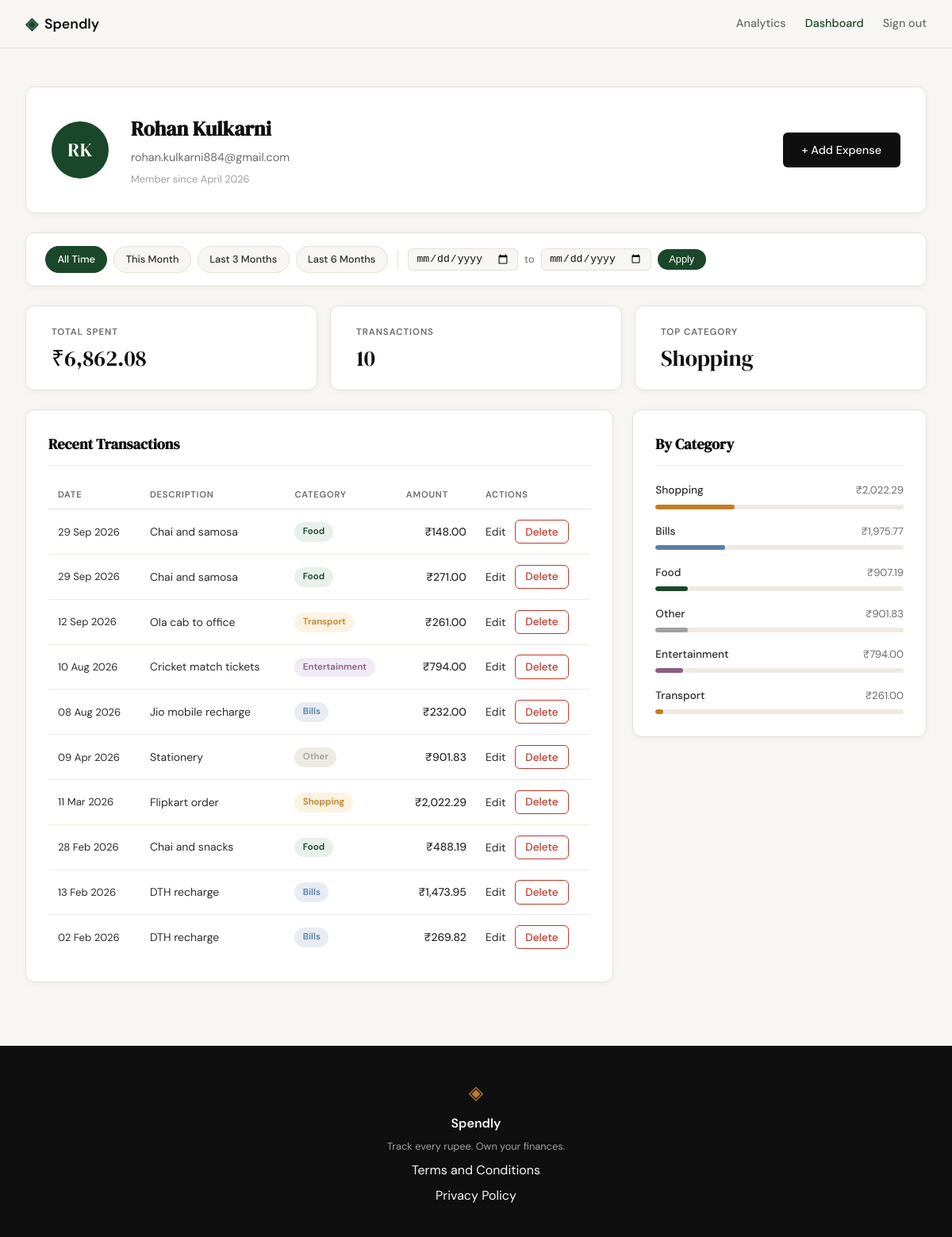
Screenshot of /profile (signed in) with the database file from the repository.
### tables this page shows
CREATE TABLE users (
            id            INTEGER PRIMARY KEY AUTOINCREMENT,
            name          TEXT    NOT NULL,
            email         TEXT    UNIQUE NOT NULL,
            password_hash TEXT    NOT NULL,
            created_at    TEXT    DEFAULT (datetime('now'))
        );

CREATE TABLE expenses (
            id          INTEGER PRIMARY KEY AUTOINCREMENT,
            user_id     INTEGER NOT NULL REFERENCES users(id),
            amount      REAL    NOT NULL,
            category    TEXT    NOT NULL,
            date        TEXT    NOT NULL,
            description TEXT,
            created_at  TEXT    DEFAULT (datetime('now'))
        );

### app.py (the view)
@app.route("/profile")
def profile():
    if not session.get("user_id"):
        return redirect(url_for("login"))
    uid = session["user_id"]
    today = date.today()
    date_from = _parse_date(request.args.get("date_from"))
    date_to = _parse_date(request.args.get("date_to"))
    if date_from and date_to and date_from > date_to:
        flash("Start date must be before end date.", "error")
        date_from = date_to = None
    today_str = today.isoformat()
    this_month_from = today.replace(day=1).isoformat()
    this_month_to = today.replace(
        day=calendar.monthrange(today.year, today.month)[1]
    ).isoformat()
    presets = {
        "this_month": {"date_from": this_month_from, "date_to": this_month_to},
        "last_3": {"date_from": _months_ago(today, 3), "date_to": today_str},
        "last_6": {"date_from": _months_ago(today, 6), "date_to": today_str},
    }
    return render_template(
        "profile.html",
        user=get_user_by_id(uid),
        stats=get_summary_stats(uid, date_from, date_to),
        expenses=get_recent_transactions(uid, date_from=date_from, date_to=date_to),
        categories=get_category_breakdown(uid, date_from, date_to),
        date_from=date_from,
        date_to=date_to,
        presets=presets,
    )

### app.py (called while the page is built)
def _parse_date(val):
    try:
        datetime.strptime(val, "%Y-%m-%d")
        return val
    except (ValueError, TypeError):
        return None

def _months_ago(today, n):
    m, y = today.month - n, today.year
    while m <= 0:
        m += 12
        y -= 1
    return date(y, m, 1).isoformat()

### database/db.py (called while the page is built)
def get_db():
    conn = sqlite3.connect(DB_PATH)
    conn.row_factory = sqlite3.Row
    conn.execute("PRAGMA foreign_keys = ON")
    return conn

### database/queries.py (called while the page is built)
def _build_date_filter(date_from, date_to):
    if date_from and date_to:
        return "AND date BETWEEN ? AND ?", [date_from, date_to]
    return "", []

def get_user_by_id(user_id):
    conn = get_db()
    row = conn.execute(
        "SELECT id, name, email, created_at FROM users WHERE id = ?",
        (user_id,),
    ).fetchone()
    conn.close()
    if row is None:
        return None
    name = row["name"]
    initials = "".join(w[0].upper() for w in name.split() if w)
    member_since = datetime.strptime(row["created_at"], "%Y-%m-%d %H:%M:%S").strftime(
        "%B %Y"
    )
    return {
        "name": name,
        "email": row["email"],
        "initials": initials,
        "member_since": member_since,
    }

def get_recent_transactions(user_id, limit=10, date_from=None, date_to=None):
    date_clause, date_params = _build_date_filter(date_from, date_to)
    params = [user_id] + date_params + [limit]
    conn = get_db()
    rows = conn.execute(
        "SELECT id, date, description, category, amount "
        "FROM expenses "
        "WHERE user_id = ? " + date_clause + " ORDER BY date DESC, id DESC "
        "LIMIT ?",
        params,
    ).fetchall()
    conn.close()
    return [
        {
            "id": row["id"],
            "date": datetime.strptime(row["date"], "%Y-%m-%d").strftime("%d %b %Y"),
            "description": row["description"],
            "category": row["category"],
            "amount": "{:,.2f}".format(row["amount"]),
        }
        for row in rows
    ]

### templates/profile.html (shortened to what this page needs)
{% extends "base.html" %}
{% block head %}
<link rel="stylesheet" href="{{ url_for('static', filename='css/profile.css') }}">
{% endblock %}
{% block content %}
<div class="profile-page">
    <div class="profile-inner">
        <div class="profile-header-card">
            <div class="profile-avatar">{{ user.initials }}</div>
            <div class="profile-info">
                <h1 class="profile-name">{{ user.name }}</h1>
                <p class="profile-email">{{ user.email }}</p>
                <p class="profile-since">Member since {{ user.member_since }}</p>
            </div>
            <a href="{{ url_for('add_expense') }}" class="btn-primary profile-add-btn">+ Add Expense</a>
        </div>
        <div class="filter-bar">
            <div class="filter-presets">
                <a href="{{ url_for('profile') }}"
                   class="filter-preset-btn{% if not date_from and not date_to %} filter-preset-btn--active{% endif %}">
                    All Time
                </a>
                <a href="{{ url_for('profile', date_from=presets.this_month.date_from, date_to=presets.this_month.date_to) }}"
                   class="filter-preset-btn{% if date_from == presets.this_month.date_from and date_to == presets.this_month.date_to %} filter-preset-btn--active{% endif %}">
                    This Month
                </a>
                <a href="{{ url_for('profile', date_from=presets.last_3.date_from, date_to=presets.last_3.date_to) }}"
                   class="filter-preset-btn{% if date_from == presets.last_3.date_from and date_to == presets.last_3.date_to %} filter-preset-btn--active{% endif %}">
                    Last 3 Months
                </a>
                <a href="{{ url_for('profile', date_from=presets.last_6.date_from, date_to=presets.last_6.date_to) }}"
                   class="filter-preset-btn{% if date_from == presets.last_6.date_from and date_to == presets.last_6.date_to %} filter-preset-btn--active{% endif %}">
                    Last 6 Months
                </a>
            </div>
            <form class="filter-form" method="GET" action="{{ url_for('profile') }}">
                <input type="date" name="date_from" class="filter-date-input"
                       value="{{ date_from or '' }}">
                <span class="filter-to-label">to</span>
                <input type="date" name="date_to" class="filter-date-input"
                       value="{{ date_to or '' }}">
                <button type="submit" class="filter-apply-btn">Apply</button>
            </form>
        </div>
        <div class="profile-stats">
            <div class="stat-card">
                <span class="stat-label">Total Spent</span>
                <span class="stat-value">₹{{ stats.total }}</span>
            </div>
            <div class="stat-card">
                <span class="stat-label">Transactions</span>
                <span class="stat-value">{{ stats.count }}</span>
            </div>
            <div class="stat-card">
                <span class="stat-label">Top Category</span>
                <span class="stat-value">{{ stats.top_category }}</span>
            </div>
        </div>
        <div class="profile-grid">
            <div class="profile-section">
                <div class="section-title-row">
                    <h2 class="section-title">Recent Transactions</h2>
                </div>
                <div class="tx-table-wrapper">
                    <table class="tx-table">
                        <thead>
                            <tr>
                                <th>Date</th>
                                <th>Description</th>
                                <th>Category</th>
                                <th class="tx-amount-col">Amount</th>
                                <th>Actions</th>
                            </tr>
                        </thead>
                        <tbody>
                            {% for tx in expenses %}
                            <tr>
                                <td class="tx-date">{{ tx.date }}</td>
                                <td class="tx-desc">{{ tx.description }}</td>
                                <td>
                                    <span class="cat-badge cat-badge--{{ tx.category | lower }}">
                                        {{ tx.category }}
                                    </span>
                                </td>
                                <td class="tx-amount">₹{{ tx.amount }}</td>
                                <td class="tx-actions">
                                    <a href="{{ url_for('edit_expense', id=tx.id) }}" class="tx-edit-link">Edit</a>
                                    <form method="POST" action="{{ url_for('delete_expense', id=tx.id) }}"
                                          style="display:inline"
                                          onsubmit="return confirm('Delete this expense?')">
                                        <button type="submit" class="btn-delete">Delete</button>
                                    </form>
                                </td>
                            </tr>
                            {% endfor %}
                        </tbody>
                    </table>
                </div>
            </div>
            <div class="profile-section">
                <h2 class="section-title">By Category</h2>
                <div class="category-list">
                    {% for cat in categories %}
                    <div class="cat-row">
                        <div class="cat-row-header">
                            <span class="cat-row-name">{{ cat.name }}</span>
                            <span class="cat-row-amount">₹{{ cat.amount }}</span>
                        </div>
                        <div class="cat-bar-track">
                            <div class="cat-bar cat-bar--{{ cat.name | lower }}"
                                 style="width: {{ cat.percent }}%"></div>
                        </div>
                    </div>
                    {% endfor %}
                </div>
            </div>
        </div>
    </div>
</div>
{% endblock %}

### templates/base.html (shortened to what this page needs)
<!DOCTYPE html>
<html lang="en">
<head>
    <link rel="stylesheet" href="{{ url_for('static', filename='css/style.css') }}">
    {% block head %}{% endblock %}
</head>
<body>
    <nav class="navbar">
        <div class="nav-inner">
            <a href="{{ url_for('landing') }}" class="nav-brand">
                <span class="brand-icon">◈</span>
                <span class="brand-name">Spendly</span>
            </a>
            <div class="nav-links">
                {% if session.user_id %}
                <a href="{{ url_for('analytics') }}" class="{{ 'nav-link-active' if request.endpoint == 'analytics' else '' }}">Analytics</a>
                <a href="{{ url_for('profile') }}" class="{{ 'nav-link-active' if request.endpoint == 'profile' else '' }}">Dashboard</a>
                <a href="{{ url_for('logout') }}">Sign out</a>
                {% else %}
                <a href="{{ url_for('login') }}">Sign in</a>
                <a href="{{ url_for('register') }}" class="nav-cta">Get started</a>
                {% endif %}
            </div>
        </div>
    </nav>
    <main class="main-content">
        {% block content %}{% endblock %}
    </main>
    <footer class="footer">
        <div class="footer-inner">
            <span class="brand-icon">◈</span>
            <span class="footer-name">Spendly</span>
            <p class="footer-copy">Track every rupee. Own your finances.</p>
            <a href="/terms">Terms and Conditions</a>
            <a href="/privacy">Privacy Policy</a>
        </div>
    </footer>
</body>
</html>

### static/css/style.css (style rules this page uses)
:root { --ink: #0f0f0f; --ink-soft: #2d2d2d; --ink-muted: #6b6b6b; --ink-faint: #a0a0a0; --paper: #f7f6f3; --paper-warm: #f0ede6; --paper-card: #ffffff; --accent: #1a472a; --accent-light: #e8f0eb; --accent-2: #c17f24; --accent-2-light: #fdf3e3; --danger: #c0392b; --danger-light: #fdecea; --border: #e4e1da; --border-soft: #eeebe4; --font-display: 'DM Serif Display', Georgia, serif; --font-body: 'DM Sans', system-ui, sans-serif; --max-width: 1200px; --auth-width: 440px; --radius-sm: 6px; --radius-md: 12px; --radius-lg: 20px; }
*, *::before, *::after { box-sizing: border-box; margin: 0; padding: 0; }
html { font-size: 16px; scroll-behavior: smooth; }
body { background: var(--paper); color: var(--ink); font-family: var(--font-body); font-size: 1rem; line-height: 1.6; -webkit-font-smoothing: antialiased; }
a { color: inherit; text-decoration: none; }
.navbar { position: sticky; top: 0; z-index: 100; background: var(--paper); border-bottom: 1px solid var(--border); padding: 0 2rem; }
.nav-inner { max-width: var(--max-width); margin: 0 auto; height: 60px; display: flex; align-items: center; justify-content: space-between; }
.nav-brand { display: flex; align-items: center; gap: 0.5rem; font-family: var(--font-body); font-weight: 600; font-size: 1.1rem; color: var(--ink); }
.brand-icon { color: var(--accent); font-size: 1.3rem; }
.brand-name { color: var(--ink); }
.nav-links { display: flex; align-items: center; gap: 1.5rem; font-size: 0.9rem; font-weight: 500; }
.nav-links a { color: var(--ink-muted); transition: color 0.2s; }
.nav-link-active { color: var(--accent) !important; font-weight: 500; }
.main-content { min-height: calc(100vh - 60px - 100px); }
.btn-primary { display: inline-block; background: var(--ink); color: var(--paper); padding: 0.65rem 1.5rem; border-radius: var(--radius-sm); font-family: var(--font-body); font-size: 0.9rem; font-weight: 500; cursor: pointer; border: none; transition: background 0.2s; text-decoration: none; }
.btn-delete { display: inline-block; background: transparent; color: var(--danger); border: 1px solid var(--danger); padding: 0.35rem 0.75rem; border-radius: var(--radius-sm); font-family: var(--font-body); font-size: 0.85rem; font-weight: 500; cursor: pointer; margin-left: 0.5rem; transition: background 0.2s; }
.footer { background: var(--ink); color: var(--paper); padding: 2.5rem 2rem; text-align: center; }
.footer-inner { display: flex; flex-direction: column; align-items: center; gap: 0.4rem; }
.footer .brand-icon { color: var(--accent-2); font-size: 1.5rem; }
.footer-name { font-weight: 600; font-size: 1rem; }
.footer-copy { font-size: 0.8rem; color: var(--ink-faint); }

### rows the page displays
users: name "Rohan Kulkarni", email "rohan.kulkarni884@gmail.com"
expenses: top_category "Shopping", date "11 Mar 2026", description "Flipkart order", category "Shopping", amount "2,022.29", name "Shopping", {{ cat.percent }} 32 (drawn)
expenses: date "29 Sep 2026", description "Chai and samosa", category "Food", amount "148.00"
expenses: date "29 Sep 2026", description "Chai and samosa", category "Food", amount "271.00"
expenses: date "12 Sep 2026", description "Ola cab to office", category "Transport", amount "261.00", name "Transport", {{ cat.percent }} 3 (drawn)
expenses: date "10 Aug 2026", description "Cricket match tickets", category "Entertainment", amount "794.00", name "Entertainment", {{ cat.percent }} 11 (drawn)
expenses: date "08 Aug 2026", description "Jio mobile recharge", category "Bills", amount "232.00"
expenses: date "09 Apr 2026", description "Stationery", category "Other", amount "901.83", name "Other", {{ cat.percent }} 13 (drawn)
expenses: date "28 Feb 2026", description "Chai and snacks", category "Food", amount "488.19"
expenses: date "13 Feb 2026", description "DTH recharge", category "Bills", amount "1,473.95"
expenses: date "02 Feb 2026", description "DTH recharge", category "Bills", amount "269.82"

### other values shown
{{ user.initials }} "RK"
{{ user.member_since }} "April 2026"
{{ stats.total }} "6,862.08"
{{ stats.count }} "10"
{{ cat.name }} "Bills" "Food"
{{ cat.amount }} "1,975.77" "907.19"
